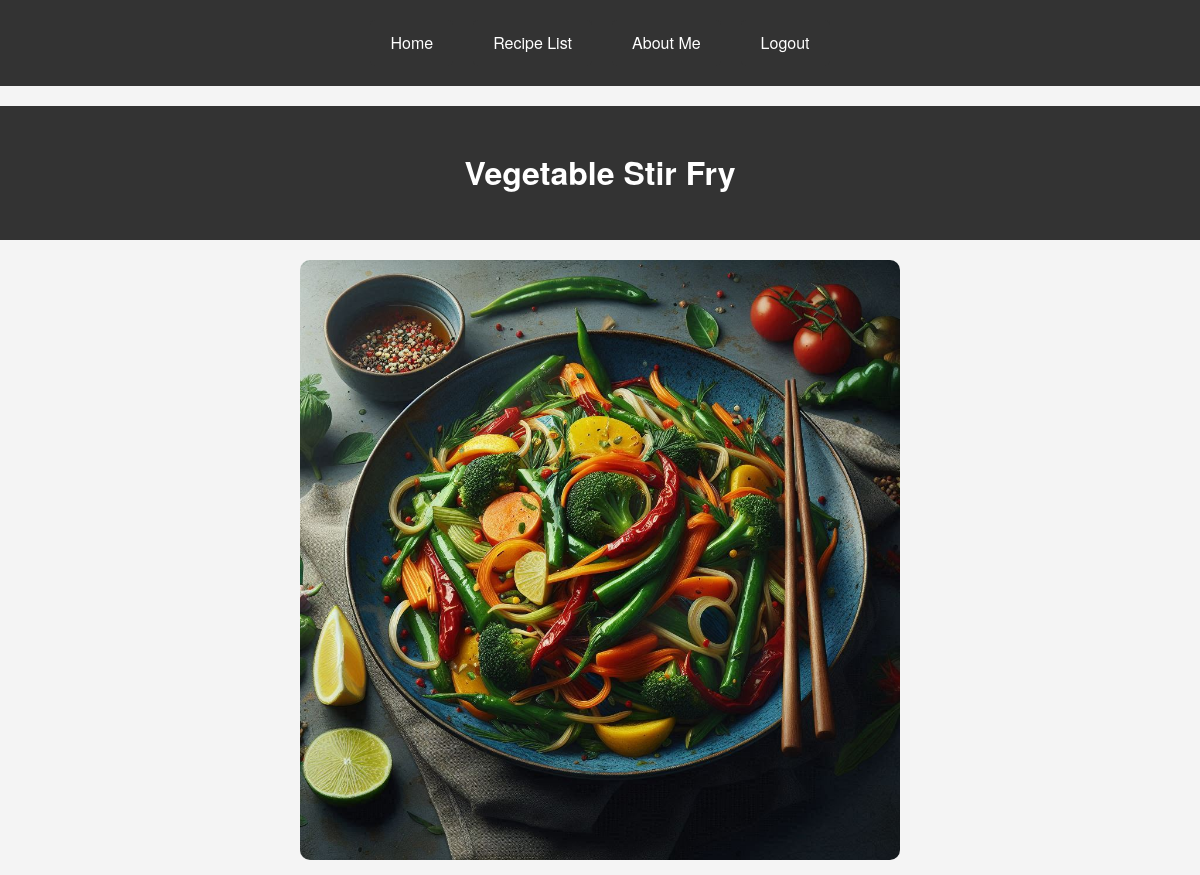
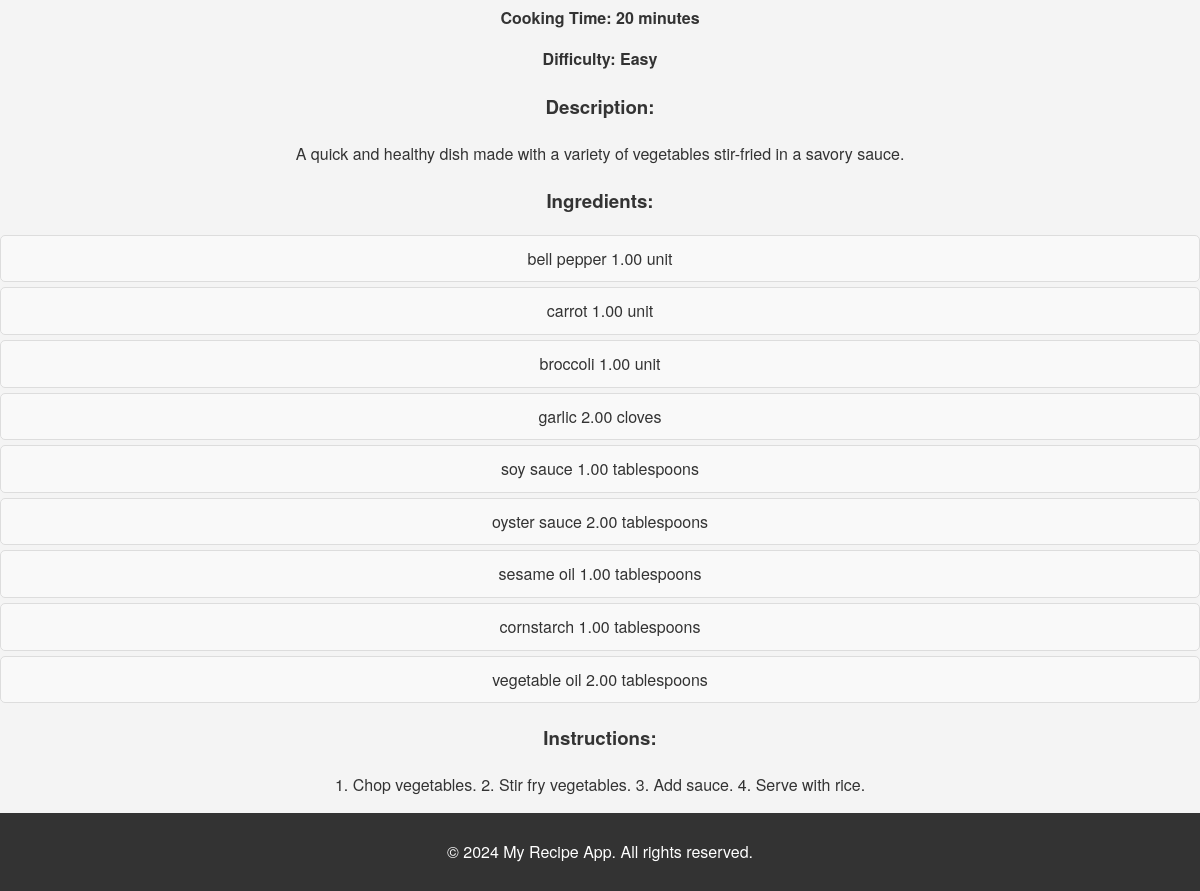
The page /recipe/8/ (signed in) on the database its author committed (2 pictures, top to bottom).
### recipe/models.py (models this page shows, shortened)
class Recipe(models.Model):
    DIFFICULTY_CHOICES = [
        ('Easy', 'Easy'),
        ('Medium', 'Medium'),
        ('Hard', 'Hard'),
    ]
    name = models.CharField(max_length=50)
    cooking_time = models.IntegerField()
    difficulty = models.CharField(max_length=20, choices=DIFFICULTY_CHOICES)
    description = models.TextField(blank=True, null=True)
    instructions = models.TextField(blank=True, null=True)
    pic = models.ImageField(upload_to='recipe', default='default.jpg')

### ingredient/models.py (models this page shows, shortened)
class Ingredient(models.Model):
    name = models.CharField(max_length=100)
    quantity = models.DecimalField(max_digits=5, decimal_places=2)
    unit = models.CharField(max_length=20, default='unit')
    recipe = models.ForeignKey('recipe.Recipe', on_delete=models.CASCADE, related_name='ingredients')

### recipe/views.py (the view)
# urls.py: path('recipe/<int:recipe_id>/', recipe_detail, name='recipe_detail'),
@login_required
def recipe_detail(request, recipe_id):
    recipe = get_object_or_404(Recipe, id=recipe_id)
    return render(request, 'recipe/recipe_detail.html', {'recipe': recipe})

### recipe/templates/recipe/recipe_detail.html (shortened to what this page needs)
{% extends 'base/base.html' %}
{% load static %}
{% block extra_css %}
<link rel="stylesheet" type="text/css" href="{% static 'recipe/css/recipe-detail.css' %}">
{% endblock %}
{% block content %}
    <header>
        <h1>{{ recipe.name }}</h1>
    </header>
    <div class="container">
        <img src="{{ recipe.pic.url }}" alt="{{ recipe.name }}" class="recipe-detail-image">
        <div class="recipe-details">
            <p>Cooking Time: {{ recipe.cooking_time }} minutes</p>
            <p>Difficulty: {{ recipe.difficulty }}</p>
        </div>
        <div class="description">
            <h3>Description:</h3>
            <p>{{ recipe.description }}</p>
        </div>
        <div class="ingredients">
            <h3>Ingredients:</h3>
            <ul>
                {% for ingredient in recipe.ingredients.all %}
                <li>{{ ingredient.name }} {{ ingredient.quantity }} {{ ingredient.unit }}</li>
                {% endfor %}
            </ul>
        </div>
        <div class="instructions">
            <h3>Instructions:</h3>
            <p>{{ recipe.instructions }}</p>
        </div>
    </div>
{% endblock %}

### static/base/css/base.css (style rules this page uses)
body { font-family: 'Helvetica Neue', Arial, sans-serif; margin: 0; padding: 0; background-color: #f4f4f4; color: #333; line-height: 1.6; }
header { background-color: #333; color: #fff; padding: 20px 0; text-align: center; margin-bottom: 20px; }

### recipe/static/recipe/css/recipe-detail.css (style rules this page uses)
.recipe-detail-image { display: block; margin: 20px auto; max-width: 600px; width: 100%; height: auto; border-radius: 10px; }
.recipe-details p { font-weight: bold; text-align: center; }
.description, .ingredients, .instructions { margin-top: 20px; text-align: center; }
.ingredients ul { list-style-type: none; padding: 0; }
.ingredients li { background-color: #f9f9f9; margin: 5px 0; padding: 10px; border: 1px solid #ddd; border-radius: 5px; }

### rows shown on the page
Recipe: name "Vegetable Stir Fry", pic (picture), cooking_time "20", difficulty "Easy", description "A quick and healthy dish made with a variety of vegetables stir-fried in a savory sauce.", instructions "1. Chop vegetables. 2. Stir fry vegetables. 3. Add sauce. 4. Serve with rice."
Ingredient: name "bell pepper", quantity "1.00", unit "unit"
Ingredient: name "carrot", quantity "1.00", unit "unit"
Ingredient: name "broccoli", quantity "1.00", unit "unit"
Ingredient: name "garlic", quantity "2.00", unit "cloves"
Ingredient: name "soy sauce", quantity "1.00", unit "tablespoons"
Ingredient: name "oyster sauce", quantity "2.00", unit "tablespoons"
Ingredient: name "sesame oil", quantity "1.00", unit "tablespoons"
Ingredient: name "cornstarch", quantity "1.00", unit "tablespoons"
Ingredient: name "vegetable oil", quantity "2.00", unit "tablespoons"
